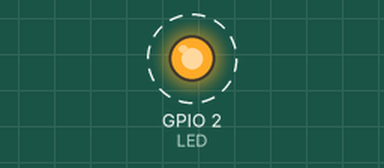
Bench run of a program on a simulated ESP32. On the bench: output pins drawn as LEDs (lit = HIGH). Dashed ring = blinking. What the program prints to the serial monitor is not drawn.

Above: at 0.5 s.
Timing chart, 0 to 4.6 s (numbered marks = the images above):
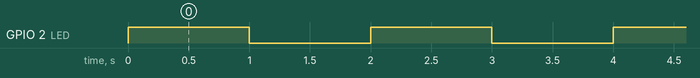

Measured:
- by itself, GPIO 2 (LED): alternates HIGH for 1.0 s and LOW for 1.0 s

The program:

main.cpp
```cpp
/*

Exemplo que demonstra como criar uma fila, adicionar e ler
dados da fila através de duas tasks

*/

#include <Arduino.h>

#include "freertos/FreeRTOS.h"
#include "freertos/task.h"
#include "freertos/queue.h"

#define LED 2

QueueHandle_t xFila;

TaskHandle_t xTask1Handle, xTask2Handle;

void vTask1(void *pvParameters);
void vTask2(void *pvParameters);

void setup() {

  BaseType_t xReturned;

  Serial.begin(9600);
  pinMode(LED, OUTPUT);

  xFila = xQueueCreate(5, sizeof(int)); // a fila pode conter até 5 elementos para variaveis do tipo int

  //verifica se a fila foi criada
  if(xFila == NULL){
    Serial.println("Nao foi possivel criar a fila");
    while(1);
  }

  xReturned = xTaskCreate(vTask1, "Task1", configMINIMAL_STACK_SIZE + 1024, NULL, 1, &xTask1Handle);

  //verifica se a task foi criada, por exemplo, em casos de falta de memoria
  if(xReturned == pdFAIL){
    Serial.println("Nao foi possivel criar a task");
    while(1);
  }

  xReturned = xTaskCreate(vTask2, "Task2", configMINIMAL_STACK_SIZE + 1024, NULL, 1, &xTask2Handle);

  //verifica se a task foi criada, por exemplo, em casos de falta de memoria
  if(xReturned == pdFAIL){
    Serial.println("Nao foi possivel criar a task");
    while(1);
  }
}

void loop() {
  digitalWrite(LED, !digitalRead(LED));
  vTaskDelay(pdMS_TO_TICKS(1000));
}

void vTask1(void *pvParameters){

  int count = 0;

  while (1)
  {
    if(count <10){
        xQueueSend(xFila, &count, portMAX_DELAY); //portMAX_DELAY aguarda indefinidamente até a fila estar liberada, caso esteja cheia
        count++;
    }
    else{
      count = 0;
      vTaskDelay(pdMS_TO_TICKS(5000));
    }
    vTaskDelay(pdMS_TO_TICKS(500));
  }
}


void vTask2(void *pvParameters){

  int valorRecebido = 0;

  while (1)
  {
    if(xQueueReceive(xFila, &valorRecebido, pdMS_TO_TICKS(1000))==pdTRUE){ //timeout de até 1 segundo
      Serial.println("Valor recebido: " + String(valorRecebido));
    }else{
      Serial.println("TIMEOUT"); //entra em timeout quando o programa estiver resetando count para 0, pois levará 5 segundos
    }
  }
}
```
